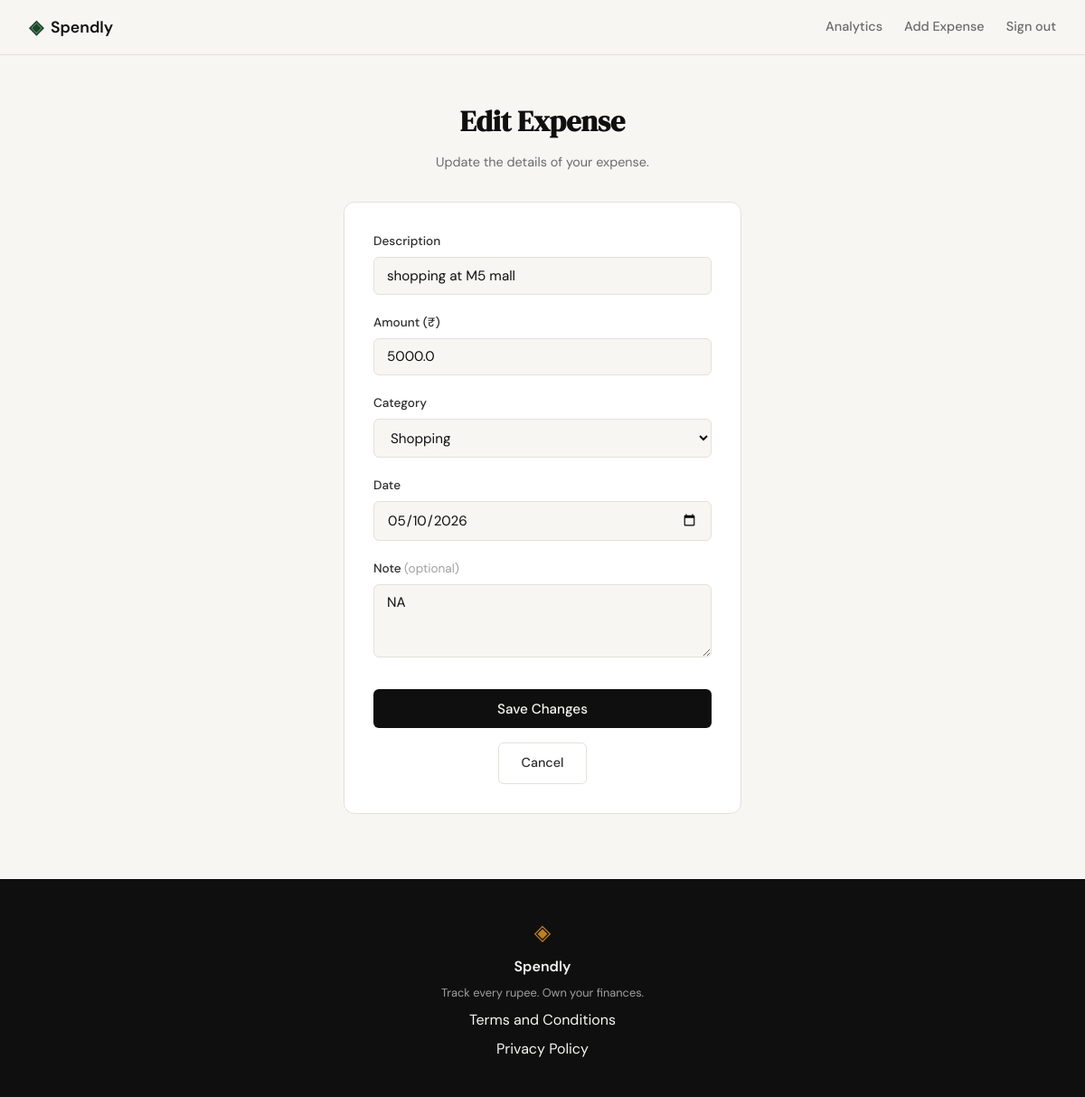
The page /expenses/21/edit (signed in) on the database its author committed.
### tables this page shows
CREATE TABLE expenses (
            id         INTEGER   PRIMARY KEY AUTOINCREMENT,
            user_id    INTEGER   NOT NULL REFERENCES users(id) ON DELETE CASCADE,
            title      TEXT      NOT NULL,
            amount     REAL      NOT NULL,
            category   TEXT      NOT NULL CHECK(category IN (
                           'Food','Transport','Shopping','Bills',
                           'Entertainment','Health','Other')),
            date       TEXT      NOT NULL,
            note       TEXT,
            created_at TIMESTAMP DEFAULT CURRENT_TIMESTAMP
        );

### app.py (the view, shortened to what this page needs)
@app.route("/expenses/<int:id>/edit", methods=["GET", "POST"])
def edit_expense(id):
    if not session.get("user_id"):
        return redirect(url_for("login"))
    expense = get_expense_by_id(id, session["user_id"])
    if expense is None:
        abort(404)
    if request.method == "GET":
        return render_template("edit_expense.html",
                               expense=expense,
                               categories=VALID_CATEGORIES)

### database/db.py (called while the page is built)
def get_db():
    conn = sqlite3.connect(DB_PATH)
    conn.row_factory = sqlite3.Row
    conn.execute("PRAGMA foreign_keys = ON")
    return conn

def get_expense_by_id(expense_id, user_id):
    conn = get_db()
    row = conn.execute(
        "SELECT * FROM expenses WHERE id = ? AND user_id = ?",
        (expense_id, user_id),
    ).fetchone()
    conn.close()
    return row

### templates/edit_expense.html (shortened to what this page needs)
{% extends "base.html" %}
{% block content %}
<section class="auth-section">
    <div class="auth-container">
        <div class="auth-header">
            <h1 class="auth-title">Edit Expense</h1>
            <p class="auth-subtitle">Update the details of your expense.</p>
        </div>
        <div class="auth-card">
            <form method="POST" action="{{ url_for('edit_expense', id=expense.id) }}">
                <div class="form-group">
                    <label for="title">Description</label>
                    <input type="text" id="title" name="title"
                           class="form-input" placeholder="e.g. Lunch at café"
                           value="{{ title if title is defined and error else expense.title }}" required>
                </div>
                <div class="form-group">
                    <label for="amount">Amount (₹)</label>
                    <input type="number" id="amount" name="amount"
                           class="form-input" placeholder="0.00"
                           value="{{ amount if amount is defined and error else expense.amount }}"
                           step="0.01" min="0.01" required>
                </div>
                <div class="form-group">
                    <label for="category">Category</label>
                    <select id="category" name="category" class="form-input" required>
                        {% set current_category = category if category is defined and error else expense.category %}
                        {% for cat in categories %}
                        <option value="{{ cat }}" {% if current_category == cat %}selected{% endif %}>{{ cat }}</option>
                        {% endfor %}
                    </select>
                </div>
                <div class="form-group">
                    <label for="date">Date</label>
                    <input type="date" id="date" name="date"
                           class="form-input"
                           value="{{ date if date is defined and error else expense.date }}" required>
                </div>
                <div class="form-group">
                    <label for="note">Note <span class="label-hint">(optional)</span></label>
                    <textarea id="note" name="note"
                              class="form-input" placeholder="Any extra details…"
                              rows="3">{{ note if note is defined and error else (expense.note or '') }}</textarea>
                </div>
                <button type="submit" class="btn-submit">Save Changes</button>
            </form>
            <div class="form-cancel">
                <a href="{{ url_for('profile') }}" class="btn-ghost">Cancel</a>
            </div>
        </div>
    </div>
</section>
{% endblock %}

### static/css/style.css (style rules this page uses)
:root { --ink: #0f0f0f; --ink-soft: #2d2d2d; --ink-muted: #6b6b6b; --ink-faint: #a0a0a0; --paper: #f7f6f3; --paper-warm: #f0ede6; --paper-card: #ffffff; --accent: #1a472a; --accent-light: #e8f0eb; --accent-2: #c17f24; --accent-2-light: #fdf3e3; --danger: #c0392b; --danger-light: #fdecea; --border: #e4e1da; --border-soft: #eeebe4; --font-display: 'DM Serif Display', Georgia, serif; --font-body: 'DM Sans', system-ui, sans-serif; --max-width: 1200px; --auth-width: 440px; --radius-sm: 6px; --radius-md: 12px; --radius-lg: 20px; }
*, *::before, *::after { box-sizing: border-box; margin: 0; padding: 0; }
html { font-size: 16px; scroll-behavior: smooth; }
body { background: var(--paper); color: var(--ink); font-family: var(--font-body); font-size: 1rem; line-height: 1.6; -webkit-font-smoothing: antialiased; }
a { color: inherit; text-decoration: none; }
.btn-ghost { display: inline-block; background: transparent; color: var(--ink-soft); padding: 0.65rem 1.5rem; border-radius: var(--radius-sm); font-size: 0.9rem; font-weight: 500; border: 1px solid var(--border); transition: all 0.2s; text-decoration: none; }
.auth-section { min-height: calc(100vh - 60px - 100px); display: flex; align-items: center; justify-content: center; padding: 3rem 2rem; }
.auth-container { width: 100%; max-width: var(--auth-width); }
.auth-header { text-align: center; margin-bottom: 2rem; }
.auth-title { font-family: var(--font-display); font-size: 2rem; color: var(--ink); margin-bottom: 0.5rem; }
.auth-subtitle { font-size: 0.9rem; color: var(--ink-muted); }
.auth-card { background: var(--paper-card); border: 1px solid var(--border); border-radius: var(--radius-md); padding: 2rem; margin-bottom: 1.5rem; }
.form-group { margin-bottom: 1.25rem; }
.form-group label { display: block; font-size: 0.85rem; font-weight: 500; color: var(--ink-soft); margin-bottom: 0.4rem; }
.form-input { width: 100%; padding: 0.6rem 0.875rem; border: 1px solid var(--border); border-radius: var(--radius-sm); font-family: var(--font-body); font-size: 0.95rem; color: var(--ink); background: var(--paper); outline: none; transition: border-color 0.2s; }
.form-input::placeholder { color: var(--ink-faint); }
.btn-submit { width: 100%; padding: 0.7rem; background: var(--ink); color: var(--paper); border: none; border-radius: var(--radius-sm); font-family: var(--font-body); font-size: 0.95rem; font-weight: 500; cursor: pointer; transition: background 0.2s; margin-top: 0.5rem; }
.label-hint { color: var(--ink-faint); font-weight: 400; }
.form-cancel { text-align: center; margin-top: 1rem; }

### rows shown on the page
expenses: title "shopping at M5 mall", amount "5000.0", category "Shopping", date "05/10/2026", note "NA"
